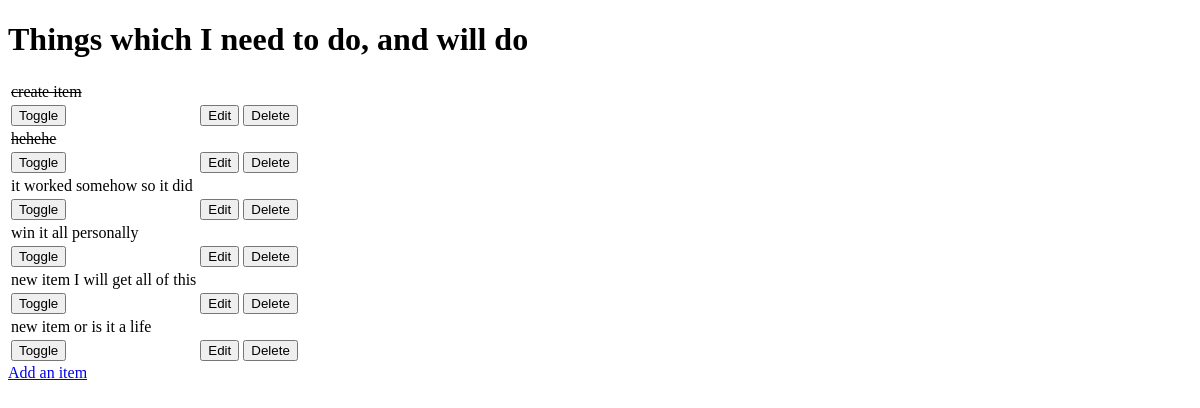
The app's page /, older data.
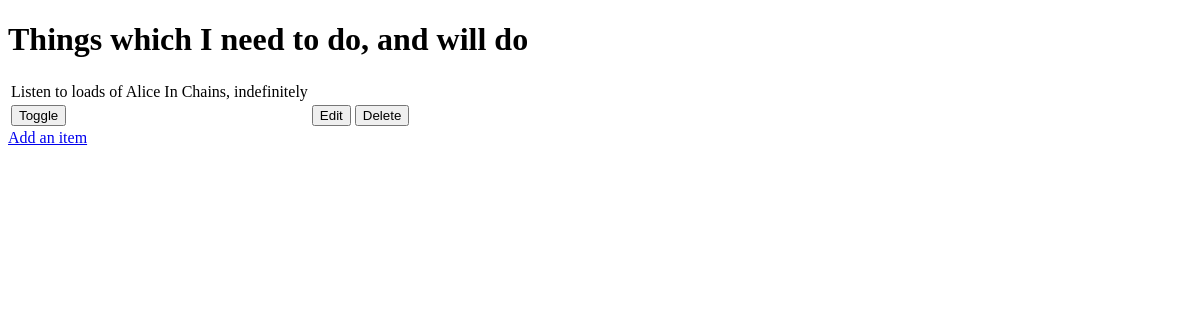
The same page, newer data.
### todo/models.py (models this page shows, shortened)
class item(models.Model):
    name = models.CharField(max_length=50, null=False, blank=False)
    done = models.BooleanField(null=False, blank=False, default=False)

### todo/views.py (the view)
# urls.py: path('', views.get_todo_list, name="get_todo_list"),
def get_todo_list(request):
    items = item.objects.all()
    context = {
        'items': items
    }
    return render(request, 'todo/todo_list.html', context)

### todo/templates/todo/todo_list.html (shortened to what this page needs)
<!DOCTYPE html>
<html lang="en">
<head>
</head>
<body>
    <h1>Things which I need to do, and will do</h1>
    <table>
    {% for item in items %}
    <tr>
        {% if item.done %}
        <td><strike>{{ item.name }}</strike></td>
        {% else %}
        <td>{{ item.name }}</td>
        {% endif %}
    </tr>
    <td>
        <a href="/toggle/{{ item.id }}">
            <button>Toggle</button>
        </a>
    </td>
    <td>
        <a href="/edit/{{ item.id }}">
            <button>Edit</button>
        </a>
    </td>
    <td>
        <a href="/delete/{{ item.id }}">
            <button>Delete</button>
        </a>
    </td>
    {% empty %}
    <tr><td>You're up to date</td></tr>
    {% endfor %}
    </table>
    <a href="/add">Add an item</a>
</body>
</html>

Row changes from the older to the newer data that the page shows:
removed item: name "create item"
removed item: name "hehehe"
removed item: name "it worked somehow so it did"
removed item: name "win it all personally"
removed item: name "new item I will get all of this"
removed item: name "new item or is it a life"
added item: name "Listen to loads of Alice In Chains, indefinitely"
